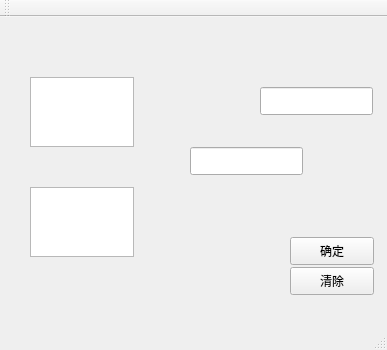
<?xml version="1.0" encoding="UTF-8"?>
<ui version="4.0">
 <class>MainWindow</class>
 <widget class="QMainWindow" name="MainWindow">
  <property name="geometry">
   <rect>
    <x>0</x>
    <y>0</y>
    <width>387</width>
    <height>350</height>
   </rect>
  </property>
  <property name="windowTitle">
   <string>MainWindow</string>
  </property>
  <property name="styleSheet">
   <string notr="true"/>
  </property>
  <widget class="QWidget" name="centralWidget">
   <widget class="QPushButton" name="pushButton">
    <property name="geometry">
     <rect>
      <x>290</x>
      <y>220</y>
      <width>84</width>
      <height>28</height>
     </rect>
    </property>
    <property name="text">
     <string>确定</string>
    </property>
   </widget>
   <widget class="QPushButton" name="pushButton_2">
    <property name="geometry">
     <rect>
      <x>290</x>
      <y>250</y>
      <width>84</width>
      <height>28</height>
     </rect>
    </property>
    <property name="text">
     <string>清除</string>
    </property>
   </widget>
   <widget class="QTextEdit" name="textEdit">
    <property name="geometry">
     <rect>
      <x>30</x>
      <y>60</y>
      <width>104</width>
      <height>70</height>
     </rect>
    </property>
   </widget>
   <widget class="QTextEdit" name="textEdit_2">
    <property name="geometry">
     <rect>
      <x>30</x>
      <y>170</y>
      <width>104</width>
      <height>70</height>
     </rect>
    </property>
   </widget>
   <widget class="QLineEdit" name="lineEdit">
    <property name="geometry">
     <rect>
      <x>190</x>
      <y>130</y>
      <width>113</width>
      <height>28</height>
     </rect>
    </property>
   </widget>
   <widget class="QLineEdit" name="lineEdit_2">
    <property name="geometry">
     <rect>
      <x>260</x>
      <y>70</y>
      <width>113</width>
      <height>28</height>
     </rect>
    </property>
   </widget>
  </widget>
  <widget class="QMenuBar" name="menuBar">
   <property name="geometry">
    <rect>
     <x>0</x>
     <y>0</y>
     <width>387</width>
     <height>25</height>
    </rect>
   </property>
  </widget>
  <widget class="QToolBar" name="mainToolBar">
   <attribute name="toolBarArea">
    <enum>TopToolBarArea</enum>
   </attribute>
   <attribute name="toolBarBreak">
    <bool>false</bool>
   </attribute>
  </widget>
  <widget class="QStatusBar" name="statusBar"/>
 </widget>
 <layoutdefault spacing="6" margin="11"/>
 <resources/>
 <connections/>
</ui>
